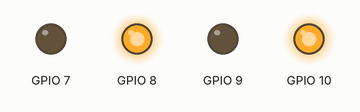
Bench run of a program on a simulated Raspberry Pi (BCM pin numbers). Shown: output pins drawn as LEDs (lit = HIGH). At 1.0 s the program stops and its outputs stay as they are.

Above: at 0.1 s.
At 1.1 s:
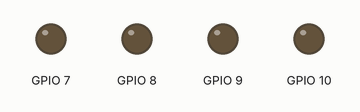
Timing chart, 0 to 2.5 s (numbered marks = the images above):
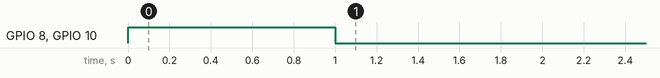

Measured:
- by itself, GPIO 8, GPIO 10: LOW → HIGH at 0.00 s, → LOW 1.0 s later

The program:

10-test-motors.py
```python
#!/usr/bin/env python
# -*- coding: utf-8 -*-

#  Mit diesem Programm testen wir ob die Motoren korrekt funktionieren.
#
#  Beim Aufruf sollten sich beide Motoren für eine Sekunde vorwärts drehen.
#  Wenn sie sich gar nicht drehen, sind die Motoren, das Batteriepack oder
#  das Board nicht korrekt angeschlossen oder defekt.
#
#  Wenn sich ein Motor in die falsche Richtung dreht, muss er umgepolt,
#  d.h. die beiden Kabel vertauscht werden.
#
#  Dieses Programm ist Bestandteil des Erfindergarden Roboter-Workshops.
#  http://www.erfindergarden.de

import RPi.GPIO as GPIO		# Diese Library ermöglicht es uns, die GPIO-Pins zu steuern

import time					# Hiermit können wir den Ablauf unseres Programms pausieren.
							# Das wird später benötigt um zu bestimmen, wie
							# lange die Motoren laufen sollen.

GPIO.setmode(GPIO.BCM)		# Wir verwenden das BCM-System zur Nummerierung der Pins
GPIO.setwarnings(False)		# Warnungen werden unterdrückt

# Alle benötigten Pins als Outputs definieren
GPIO.setup(7, GPIO.OUT)
GPIO.setup(8, GPIO.OUT)
GPIO.setup(9, GPIO.OUT)
GPIO.setup(10, GPIO.OUT)

# Rechter Motor vorwärts
GPIO.output(9, 0)
GPIO.output(10, 1)

# Linker Motor vorwärts
GPIO.output(7, 0)
GPIO.output(8, 1)

# Die Motoren sollen eine Sekunde laufen und dann stoppen
time.sleep(1)	# 1 Sekunde warten
GPIO.cleanup()  # Alle Pins ausschalten
```
